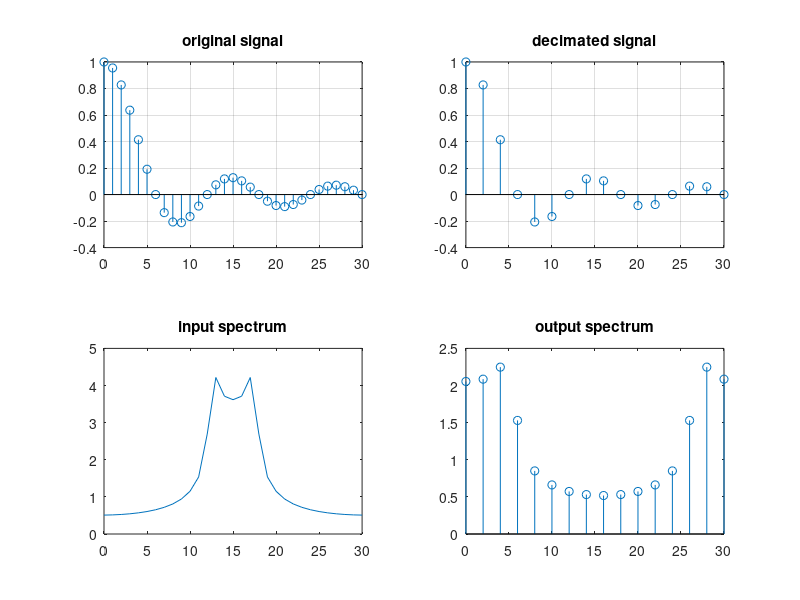

Write MATLAB code to recreate this figure. (Note: this script raises an error after producing the figure.)
clc
close all
N = 30;
n= 0:N;
x1 = sinc(n/6);
subplot(221), stem(n,x1); grid;
title('original signal')
m = 2; %%%%% DOWNSAMPLING FACTOR ==> 2 || 30 sample -> 15 sample
x2 = x1(1:m:length(x1));
m = 0:m:N;
subplot(222), stem(m,x2); grid;
title('decimated signal')
X1 = abs(fftshift(fft(x1)));
subplot(223), plot(n,X1), title('input spectrum')
X2 = abs(fft(x2));
subplot(224), stem(m,X2), title('output spectrum')

% Fourier of Sinc -> Rect
% its similar to 2 or 3 taken FT of sinusoidal signal
% it can be caused by FFT formula or limitations of sampling amount


%Q3

f = 100;
t = -2:1/f:2;
t1 = -2:1/(f/3):2;
m = 3;
x = sin(2*pi*t);
y = x(1:m:length(x));

subplot 211, plot(t,x);
title('x')
subplot 212, plot(t1,y);
title('y')